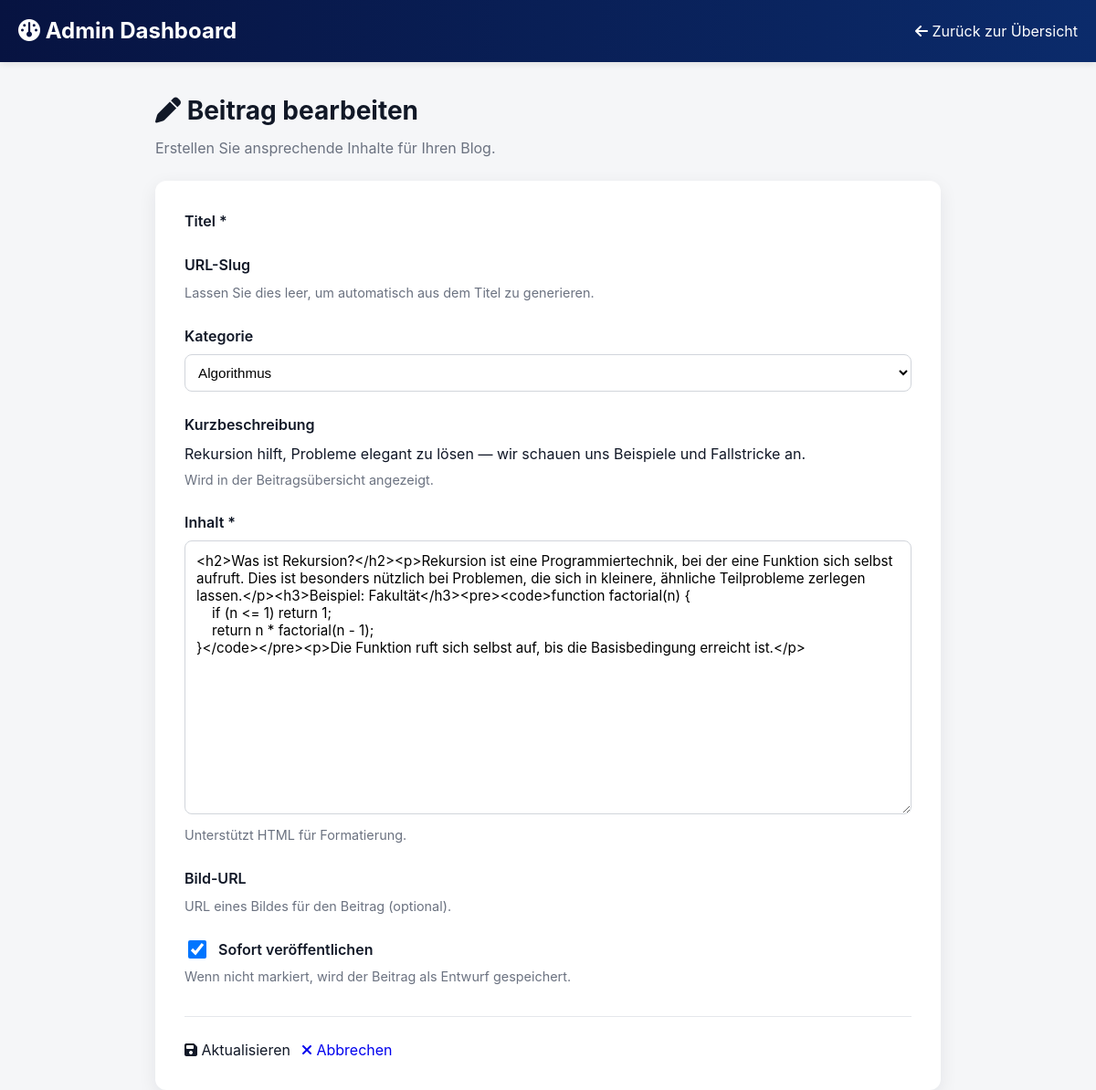
Screenshot of /admin/post-edit.php?id=1 (signed in) with the database file from the repository.
### tables this page shows
CREATE TABLE IF NOT EXISTS posts (
    id INT AUTO_INCREMENT PRIMARY KEY,
    title VARCHAR(200) NOT NULL,
    slug VARCHAR(200) UNIQUE NOT NULL,
    excerpt TEXT,
    content TEXT NOT NULL,
    image_url VARCHAR(500),
    category_id INT,
    author_id INT NOT NULL,
    published BOOLEAN DEFAULT FALSE,
    created_at TIMESTAMP DEFAULT CURRENT_TIMESTAMP,
    updated_at TIMESTAMP DEFAULT CURRENT_TIMESTAMP ON UPDATE CURRENT_TIMESTAMP,
    FOREIGN KEY (category_id) REFERENCES categories(id) ON DELETE SET NULL,
    FOREIGN KEY (author_id) REFERENCES users(id) ON DELETE CASCADE,
    INDEX idx_slug (slug),
    INDEX idx_published (published),
    INDEX idx_created_at (created_at)
);

CREATE TABLE IF NOT EXISTS categories (
    id INT AUTO_INCREMENT PRIMARY KEY,
    name VARCHAR(50) UNIQUE NOT NULL,
    slug VARCHAR(50) UNIQUE NOT NULL,
    color VARCHAR(20) DEFAULT 'info',
    created_at TIMESTAMP DEFAULT CURRENT_TIMESTAMP,
    INDEX idx_slug (slug)
);

### includes/posts.php (called while the page is built, shortened)
<?php
function getPostById($db, $id) {
    try {
        $stmt = $db->prepare("
            SELECT p.*, c.name as category_name, c.slug as category_slug, c.color as category_color
            FROM posts p
            LEFT JOIN categories c ON p.category_id = c.id
            WHERE p.id = :id
            LIMIT 1
        ");
        $stmt->execute(['id' => $id]);
        return $stmt->fetch();
    } catch(PDOException $e) {
        error_log("Get Post Error: " . $e->getMessage());
        return null;
    }
}
function getAllCategories($db) {
    try {
        $stmt = $db->prepare("SELECT * FROM categories ORDER BY name ASC");
        $stmt->execute();
        return $stmt->fetchAll();
    } catch(PDOException $e) {
        error_log("Get Categories Error: " . $e->getMessage());
        return [];
    }
}

### admin/post-edit.php (the view, shortened to what this page needs)
<?php
require_once '../includes/posts.php';
$database = new Database();
$db = $database->getConnection();
$isEdit = isset($_GET['id']) && is_numeric($_GET['id']);
$post = null;
if ($isEdit) {
    $post = getPostById($db, $_GET['id']);
}
$categories = getAllCategories($db);
?>
<!DOCTYPE html>
<html lang="de">
<head>
    <link rel="stylesheet" href="../style.css">
    <link rel="stylesheet" href="https://early.webawesome.com/webawesome@3.0.0-beta.6/dist/styles/webawesome.css">
    <link rel="stylesheet" href="https://early.webawesome.com/webawesome@3.0.0-beta.6/dist/styles/themes/awesome.css" />
    <link rel="stylesheet" href="https://cdnjs.cloudflare.com/ajax/libs/font-awesome/6.5.2/css/all.min.css">
</head>
<body>
    <header class="admin-header">
        <div class="admin-header-inner">
            <div>
                <h1 style="margin: 0; font-size: 1.5rem;">
                    <i class="fa-solid fa-gauge"></i> Admin Dashboard
                </h1>
            </div>
            <div>
                <a href="index.php" style="color: white; text-decoration: none;">
                    <wa-button variant="ghost" size="small">
                        <i class="fa-solid fa-arrow-left"></i> Zurück zur Übersicht
                    </wa-button>
                </a>
            </div>
        </div>
    </header>
    <main class="admin-content">
        <div class="page-header">
            <h1>
                <i class="fa-solid fa-<?php echo $isEdit ? 'pen' : 'plus'; ?>"></i>
                <?php echo $isEdit ? 'Beitrag bearbeiten' : 'Neuer Beitrag'; ?>
            </h1>
            <p>Erstellen Sie ansprechende Inhalte für Ihren Blog.</p>
        </div>
        <div class="form-card">
            <form method="POST" action="">
                <div class="form-group">
                    <label for="title">Titel *</label>
                </div>
                <div class="form-group">
                    <label for="slug">URL-Slug</label>
                    <small>Lassen Sie dies leer, um automatisch aus dem Titel zu generieren.</small>
                </div>
                <div class="form-group">
                    <label for="category_id">Kategorie</label>
                    <select id="category_id" name="category_id">
                        <?php foreach ($categories as $cat): ?>
                            <option value="<?php echo $cat['id']; ?>"
                                <?php echo ($post && $post['category_id'] == $cat['id']) ? 'selected' : ''; ?>>
                                <?php echo htmlspecialchars($cat['name']); ?>
                            </option>
                        <?php endforeach; ?>
                    </select>
                </div>
                <div class="form-group">
                    <label for="excerpt">Kurzbeschreibung</label>
                    <wa-textarea
                        id="excerpt"
                        name="excerpt"
                        rows="3"
                        placeholder="Eine kurze Zusammenfassung des Beitrags..."
                    ><?php echo $post ? htmlspecialchars($post['excerpt']) : ''; ?></wa-textarea>
                    <small>Wird in der Beitragsübersicht angezeigt.</small>
                </div>
                <div class="form-group">
                    <label for="content">Inhalt *</label>
                    <textarea
                        id="content"
                        name="content"
                        placeholder="Schreiben Sie hier den Hauptinhalt des Beitrags. Sie können HTML verwenden."
                        required
                    ><?php echo $post ? htmlspecialchars($post['content']) : ''; ?></textarea>
                    <small>Unterstützt HTML für Formatierung.</small>
                </div>
                <div class="form-group">
                    <label for="image_url">Bild-URL</label>
                    <small>URL eines Bildes für den Beitrag (optional).</small>
                </div>
                <div class="form-group">
                    <div class="checkbox-group">
                        <input
                            type="checkbox"
                            id="published"
                            name="published"
                            <?php echo ($post && $post['published']) ? 'checked' : ''; ?>
                        >
                        <label for="published" style="margin: 0; font-weight: 600;">
                            Sofort veröffentlichen
                        </label>
                    </div>
                    <small>Wenn nicht markiert, wird der Beitrag als Entwurf gespeichert.</small>
                </div>
                <div class="form-actions">
                    <wa-button type="submit" variant="primary">
                        <i class="fa-solid fa-save"></i>
                        <?php echo $isEdit ? 'Aktualisieren' : 'Erstellen'; ?>
                    </wa-button>
                    <a href="index.php" style="text-decoration: none;">
                        <wa-button type="button" variant="ghost">
                            <i class="fa-solid fa-xmark"></i> Abbrechen
                        </wa-button>
                    </a>
                </div>
            </form>
        </div>
    </main>
</body>
</html>

### style.css (style rules this page uses)
:root { --bg: #f5f6f8; --card: #ffffff; --muted: #6b7280; --primary: #0b78ff; --accent: #2dd4bf; --text: #111827; --radius: 12px; --container: 1100px; --glass: rgba(255,255,255,0.6); --shadow: 0 6px 20px rgba(17,24,39,0.08); }
* { box-sizing:border-box }
html,body { height:100% }
body { margin:0; font-family: "Inter", system-ui, -apple-system, "Segoe UI", Roboto, "Helvetica Neue", Arial; background:var(--bg); color:var(--text); -webkit-font-smoothing:antialiased; -moz-osx-font-smoothing:grayscale; line-height:1.5; transition:background .25s ease,color .25s ease; -webkit-tap-highlight-color: transparent; }
.form-actions { display:flex;gap:12px;align-items:center;margin-top:8px }

### admin/post-edit.php (style rules this page uses)
.admin-header { background: linear-gradient(90deg, #071341, #0b2b6b); color: white; padding: 16px 0; box-shadow: 0 2px 8px rgba(0,0,0,0.1); }
.admin-header-inner { max-width: 1200px; margin: 0 auto; padding: 0 20px; display: flex; justify-content: space-between; align-items: center; }
.admin-content { max-width: 900px; margin: 32px auto; padding: 0 20px; }
.form-card { background: var(--card); border-radius: var(--radius); padding: 32px; box-shadow: var(--shadow); }
.form-group { margin-bottom: 24px; }
.form-group label { display: block; margin-bottom: 8px; font-weight: 600; }
.form-group small { display: block; color: var(--muted); margin-top: 6px; font-size: 0.9rem; }
.form-group wa-input, .form-group wa-textarea, .form-group wa-select { width: 100%; }
.form-group textarea { width: 100%; padding: 12px; border: 1px solid #d1d5db; border-radius: 8px; font-family: inherit; font-size: 0.95rem; min-height: 300px; resize: vertical; }
.form-group select { width: 100%; padding: 10px; border: 1px solid #d1d5db; border-radius: 8px; font-size: 0.95rem; background: white; }
.form-actions { display: flex; gap: 12px; margin-top: 32px; padding-top: 24px; border-top: 1px solid #e5e7eb; }
.checkbox-group { display: flex; align-items: center; gap: 10px; }
.checkbox-group input[type="checkbox"] { width: 20px; height: 20px; cursor: pointer; }
.page-header { margin-bottom: 24px; }
.page-header h1 { margin: 0 0 8px 0; font-size: 1.75rem; }
.page-header p { margin: 0; color: var(--muted); }

### rows the page displays
posts: category_id "Algorithmus", excerpt "Rekursion hilft, Probleme elegant zu lösen — wir schauen uns Beispiele und Fallstricke an.", content "<h2>Was ist Rekursion?</h2><p>Rekursion ist eine Programmiertechnik, bei der eine Funktion sich selbst aufruft. Dies ist besonders nützlich bei Problemen, die sich in kleinere, ähnliche Teilprobleme zerlegen lassen.</p><h3>Beispiel: Fakultät</h3><pre><code>function factorial(n) { if (n <= 1) return 1; return n * factorial(n - 1); }</code></pre><p>Die Funktion ruft sich selbst auf, bis die Basisbedingung erreicht ist.</p>", published "☑"
